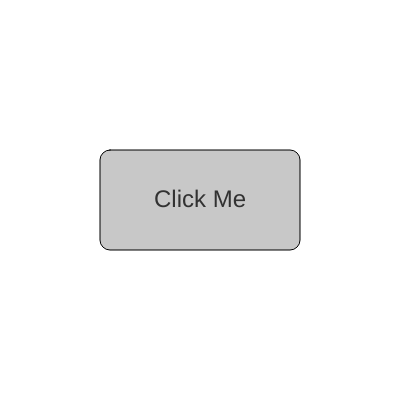
Frame 1 (no input)
Frame 60 (no input): identical to frame 1, image omitted
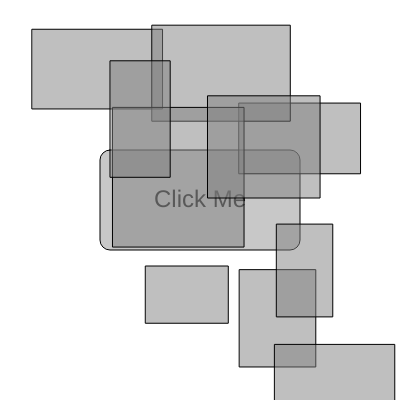
Frame 120 (the mouse pressed at the canvas centre since frame 60)

The p5.js sketch that drew these frames (run headless with seeded random() and noise() and a simulated clock; from frame 60 on, the mouse is pressed at the canvas centre):

// p5.js sketch
// ── sketch.js
const rectWidth = 200;
const rectHeight = 100;
const zombieWindows = [];

function setup() {
  createCanvas(400, 400);
  textAlign(CENTER, CENTER);
  rectMode(CENTER);
  textSize(24);
}

function draw() {
  background(255);

  fill(200);
  rect(width / 2, height / 2, rectWidth, rectHeight, 10);

  fill(50);
  text('Click Me', width / 2, height / 2);

  fill(128, 128); // semi-transparent grey
  for (const windowRect of zombieWindows) {
    rect(windowRect.x, windowRect.y, windowRect.width, windowRect.height);
  }
}

function mousePressed() {
  const halfWidth = rectWidth / 2;
  const halfHeight = rectHeight / 2;
  const withinX = mouseX >= width / 2 - halfWidth && mouseX <= width / 2 + halfWidth;
  const withinY = mouseY >= height / 2 - halfHeight && mouseY <= height / 2 + halfHeight;

  if (withinX && withinY) {
    for (let i = 0; i < 10; i++) {
      const rectW = random(50, 150);
      const rectH = random(50, 150);
      zombieWindows.push({
        x: random(width),
        y: random(height),
        width: rectW,
        height: rectH,
      });
    }
  }
}

// ── style.css
body {
  background-color: lightblue;
}

body.lightcoral-background {
  background-color: lightcoral;
}

.hidden {
  display: none;
}

#terminal {
  background-color: #000;
  color: #0f0;
  position: fixed;
  width: 400px;
  height: 200px;
  top: auto;
  right: 20px;
  bottom: 20px;
}

#error-message {
  color: red;
  border: 1px solid red;
  padding: 10px;
}

@keyframes blink {
  50% {
    opacity: 0;
  }
}

.cursor {
  animation: blink 1s step-end infinite;
}

#file-explorer-container {
  border: 1px solid #ccc;
  padding: 10px;
  margin-top: 20px;
}

.zombie-window {
  background-color: rgba(255, 255, 255, 0.8);
  border: 1px solid #000;
  position: fixed;
}

.process-window {
  background-color: #d3d3d3;
  border: 1px solid #000;
  position: fixed;
  top: 50%;
  left: 50%;
  transform: translate(-50%, -50%);
  padding: 20px;
  box-shadow: 0 4px 12px rgba(0, 0, 0, 0.2);
}

.ghost-output {
  background-color: #c00;
  color: #fff;
  position: fixed;
  padding: 8px 12px;
  border-radius: 6px;
  animation: ghost-roam 10s infinite alternate ease-in-out;
}

@keyframes ghost-roam {
  0% {
    top: 12%;
    left: 18%;
  }
  25% {
    top: 68%;
    left: 72%;
  }
  50% {
    top: 40%;
    left: 28%;
  }
  75% {
    top: 22%;
    left: 82%;
  }
  100% {
    top: 74%;
    left: 14%;
  }
}

/* Protocol Pop-up */
.protocol-popup-overlay {
  position: fixed;
  top: 0;
  left: 0;
  width: 100%;
  height: 100%;
  background-color: rgba(0, 0, 0, 0.5);
  display: flex;
  justify-content: center;
  align-items: center;
  z-index: 1000;
}

.protocol-popup-content {
  background-color: white;
  padding: 20px;
  border-radius: 5px;
  max-width: 500px;
  text-align: center;
}
